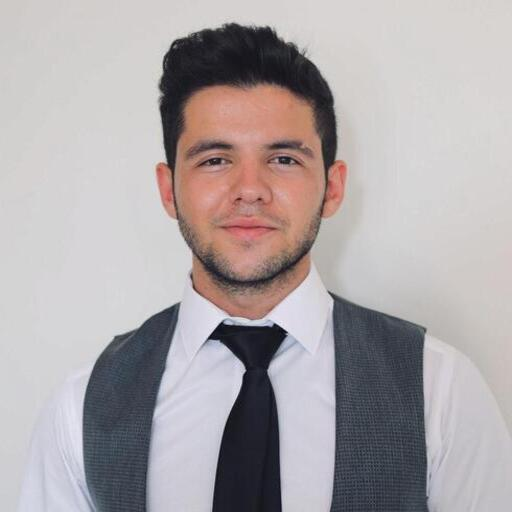
#> input picture FG/fg.jpeg, 512 x 512 px
$ jupyter execute Quality_Control_Project1.ipynb   (shell and % lines are left out)   (older library calls are emulated)
#> lines starting #> are read from the running program, lines starting #| are printed output that depends on the picture
[cell 1]
from PIL import Image
import numpy as np
import matplotlib.pyplot as plt
import pandas as pd
from scipy import ndimage, misc
import matplotlib.pyplot as plt
import cv2
from PIL import Image
from scipy.misc import imshow
import matplotlib.image as mpimg

[cell 2]
resim = Image.open('fg.jpeg')
#> resim is the input picture: PIL image 512x512 RGB; mean R, G, B 172.9, 166.3, 168.1

[cell 3]
iar = np.asarray(resim)

[cell 4]
iar.shape
#> Out = (512, 512, 3)

THE STRUCTURE OF İMAGE

[cell 5]
str(resim)

THE DİSPLAY OF İMAGE

[cell 6]
display(resim)

[cell 7]
#Multiple plot için

import matplotlib.pyplot as plt
plt.style.use('seaborn-white')

[cell 8]
#np.sum(iar, axis=0)

[cell 9]
np.mean(iar,)
#> Out = 169.1

THE PLOTS OF EACH CHANNEL

[cell 10]
imageR= iar[:, :, 0]
imageG= iar[:, :, 1]
imageB= iar[:, :, 2]
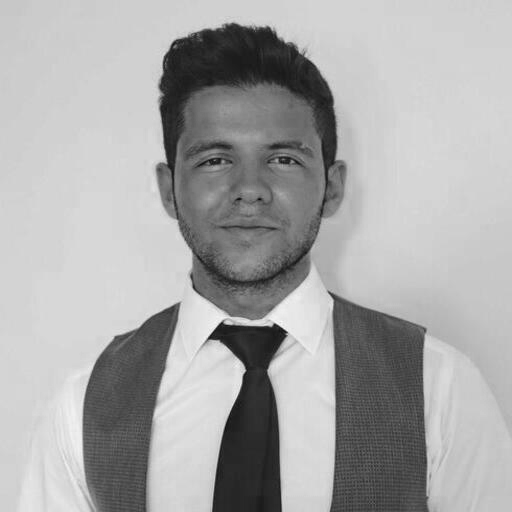
#> imageB: shape (512, 512); min 4, max 251, mean 168.1

[cell 11]
imgplotR = plt.imshow(imageR)

[cell 12]
imgplotG = plt.imshow(imageG)

[cell 13]
imgplotB = plt.imshow(imageB)

THE AVERAGE OF THE COLUMNS OF EACH CHANNEL

[cell 14]
imageRmean=np.mean(imageR, axis=0)
#> imageRmean = 512 values, max 211.8 at index 71, min 108.8 at index 267, mean 172.9
imageGmean=np.mean(imageG, axis=0)
#> imageGmean = 512 values, max 210.8 at index 71, min 85.55 at index 266, mean 166.3
imageBmean=np.mean(imageB, axis=0)
#> imageBmean = 512 values, max 215 at index 71, min 84.53 at index 266, mean 168.1

THE PLOT OF THE AVERAGES

[cell 15]
plt.plot(imageRmean,'-.', color="red", )
plt.plot(imageGmean,'--', color="black")
plt.plot(imageBmean,'-', color="yellow")
plt.show()
#> figure, not shown here; curve peaks at x = 71, y = 211.8; curve peaks at x = 71, y = 210.8; curve peaks at x = 71, y = 215

[cell 16]
imageR.shape
#> Out = (512, 512)

For each channel, we subtract one half of the image from the other half;
Firstly, we divide all channels as two equal matrix.
After that we subtract them from each other.
Finaly,we combine two seperated matrix for each channel.
For each channel, we display each new channel.

[cell 17]
columnsR2= imageR[:,0:256]
columnsG2= imageG[:,0:256]
columnsB2= imageB[:,0:256]
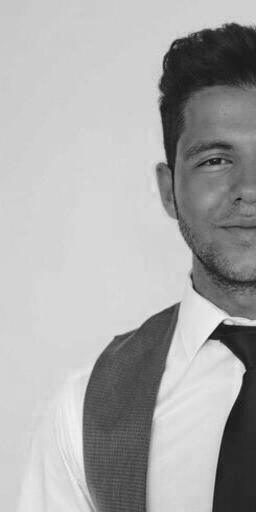
#> columnsB2: shape (512, 256); min 10, max 247, mean 169.8

[cell 18]
columnsR2.shape
#> Out = (512, 256)

[cell 19]
columnsR1= imageR[:,256:512]
columnsG1= imageG[:,256:512]
columnsB1= imageB[:,256:512]
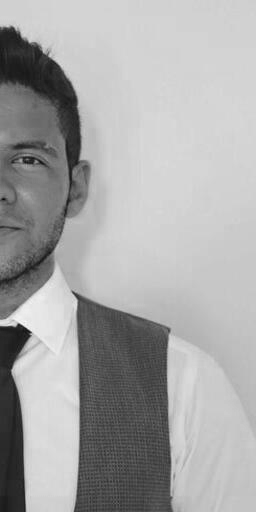
#> columnsB1: shape (512, 256); min 4, max 251, mean 166.3

[cell 20]
columnsR1.shape
#> Out = (512, 256)

[cell 21]
newR=columnsR1-columnsR2
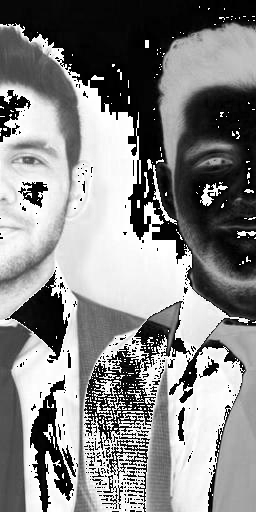
#> newR: shape (512, 256); min 0, max 255, mean 133.8
newG=columnsG1-columnsG2
newB=columnsB1-columnsB2
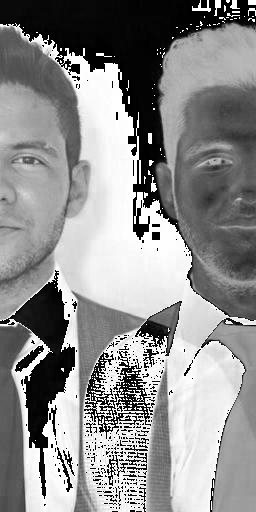
#> newB: shape (512, 256); min 0, max 255, mean 142.3

[cell 22]
newRmatrix = np.concatenate((columnsR2, newR), axis=1)
newGmatrix = np.concatenate((columnsG2, newG), axis=1)
newBmatrix = np.concatenate((columnsB2, newB), axis=1)
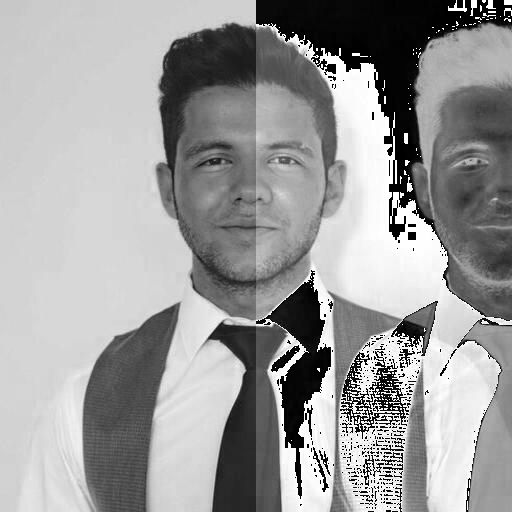
#> newBmatrix: shape (512, 512); min 0, max 255, mean 156.1

[cell 23]
newRmatrix.shape
#> Out = (512, 512)

[cell 24]
plt.imshow(newRmatrix)

[cell 25]
plt.imshow(newGmatrix)

[cell 26]
plt.imshow(newBmatrix)

The median filter (31*31,11*11,5*5)
to begin with, we apply median filter for all channel.
Then,We combine all channel as orginal image.
    we notice that while window sizi are increasing, the sharpness of image is decreasing.

# 31 için

[cell 27]
img_medianR = cv2.medianBlur(imageR,31 )
img_medianG = cv2.medianBlur(imageG,31 )
img_medianB = cv2.medianBlur(imageB,31 )

[cell 28]
img_medianR.shape
#> Out = (512, 512)

[cell 29]
rgbArray31 = np.zeros((512,512,3),)

[cell 30]
rgbArray31[..., 0] = img_medianR
rgbArray31[..., 1] = img_medianG
rgbArray31[..., 2] = img_medianB

[cell 31]
reshaper=img_medianR.reshape(512,512)
reshapeb=img_medianB.reshape(512,512)
reshapeg=img_medianG.reshape(512,512)

imr=Image.fromarray(reshaper,mode=None)
imb=Image.fromarray(reshapeb,mode=None)
img=Image.fromarray(reshapeg,mode=None)

[cell 32]
merged=Image.merge("RGB",(imr,img,imb))

[cell 33]
plt.imshow(merged)

# 11 için

[cell 34]
img_medianR1 = cv2.medianBlur(imageR,11 )
img_medianG1 = cv2.medianBlur(imageG,11 )
img_medianB1 = cv2.medianBlur(imageB,11 )

[cell 35]
rgbArray11 = np.zeros((512,512,3),)

[cell 36]
rgbArray11[..., 0] = img_medianR1
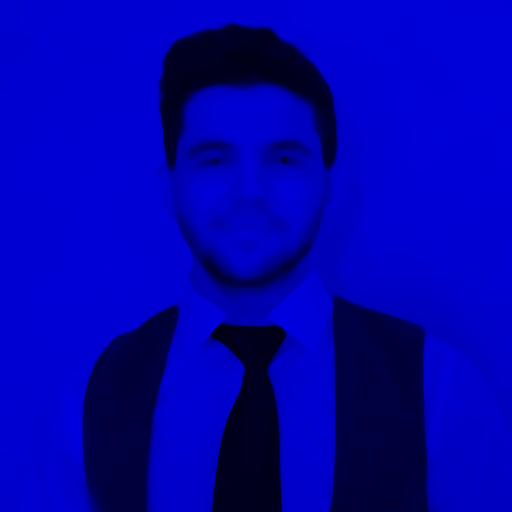
#> rgbArray11: shape (512, 512, 3) float64; mean of channels 0, 1, 2 173.3, 0, 0; drawn as B, G, R
rgbArray11[..., 1] = img_medianG1
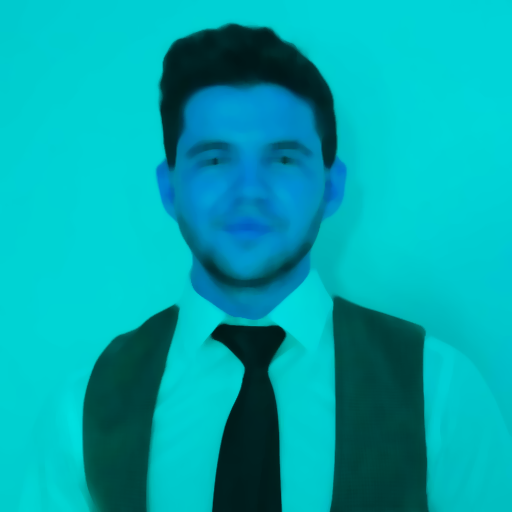
#> rgbArray11: shape (512, 512, 3) float64; mean of channels 0, 1, 2 173.3, 166.6, 0; drawn as B, G, R
rgbArray11[..., 2] = img_medianB1

[cell 37]
reshaper1=img_medianR1.reshape(512,512)
reshapeb1=img_medianB1.reshape(512,512)
reshapeg1=img_medianG1.reshape(512,512)

imr1=Image.fromarray(reshaper1,mode=None)
imb1=Image.fromarray(reshapeb1,mode=None)
img1=Image.fromarray(reshapeg1,mode=None)

[cell 38]
merged1=Image.merge("RGB",(imr1,img1,imb1))

[cell 39]
plt.imshow(merged1)

# 5 için

[cell 40]
img_medianR2 = cv2.medianBlur(imageR,5 )
img_medianG2 = cv2.medianBlur(imageG,5 )
img_medianB2 = cv2.medianBlur(imageB,5 )

[cell 41]
rgbArray5 = np.zeros((512,512,3),)

[cell 42]
rgbArray5[..., 0] = img_medianR2
rgbArray5[..., 1] = img_medianG2
rgbArray5[..., 2] = img_medianB2

[cell 43]
reshaper2=img_medianR2.reshape(512,512)
reshapeb2=img_medianB2.reshape(512,512)
reshapeg2=img_medianG2.reshape(512,512)

imr2=Image.fromarray(reshaper2,mode=None)
imb2=Image.fromarray(reshapeb2,mode=None)
img2=Image.fromarray(reshapeg2,mode=None)

[cell 44]
merged2=Image.merge("RGB",(imr2,img2,imb2))

[cell 45]
plt.imshow(merged2)

[cell 46]
resim = cv2.imread('res.jpg',)
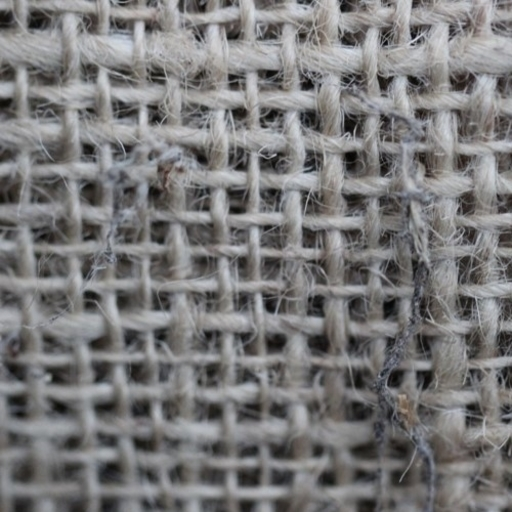
#> input picture FG/res.jpg, 512 x 512 px
#> resim is the input picture: shape (512, 512, 3); mean B, G, R 120.8, 120.2, 120.9
plt.imshow(resim)

THE HİSTOGRAM OF THE PİXEL VALUES.

[cell 47]
resim = Image.open('res.jpg').convert('LA')
#> resim: PIL image 512x512 LA
img.save('greyscale.jpg')

[cell 48]
def rgb2gray(rgb):
    return np.dot(rgb[...,:3], [0.299, 0.587, 0.144])

[cell 49]
res = mpimg.imread('res.jpg')

[cell 50]
gray = rgb2gray(res)

[cell 51]
plt.imshow(gray, cmap = plt.get_cmap('gray'))

plt.savefig('lena_greyscale.png')
plt.show()

[cell 52]
plt.hist(gray.ravel(),256,[0,256])
plt.show()
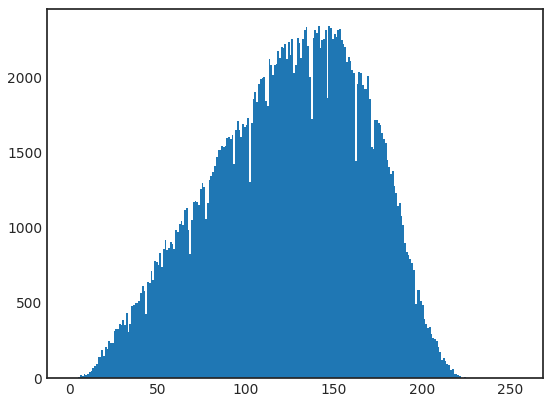
#> figure drawn by matplotlib, 1 panel

THE VALUES OF MEAN, MEDİAN AND VARİANCE OF İMAGE

[cell 53]
ndimage.variance(gray)
#> Out = 1837.2

[cell 54]
ndimage.mean(gray)
#> Out = 124.1

[cell 55]
ndimage.median(gray)
#> Out = 127.7
